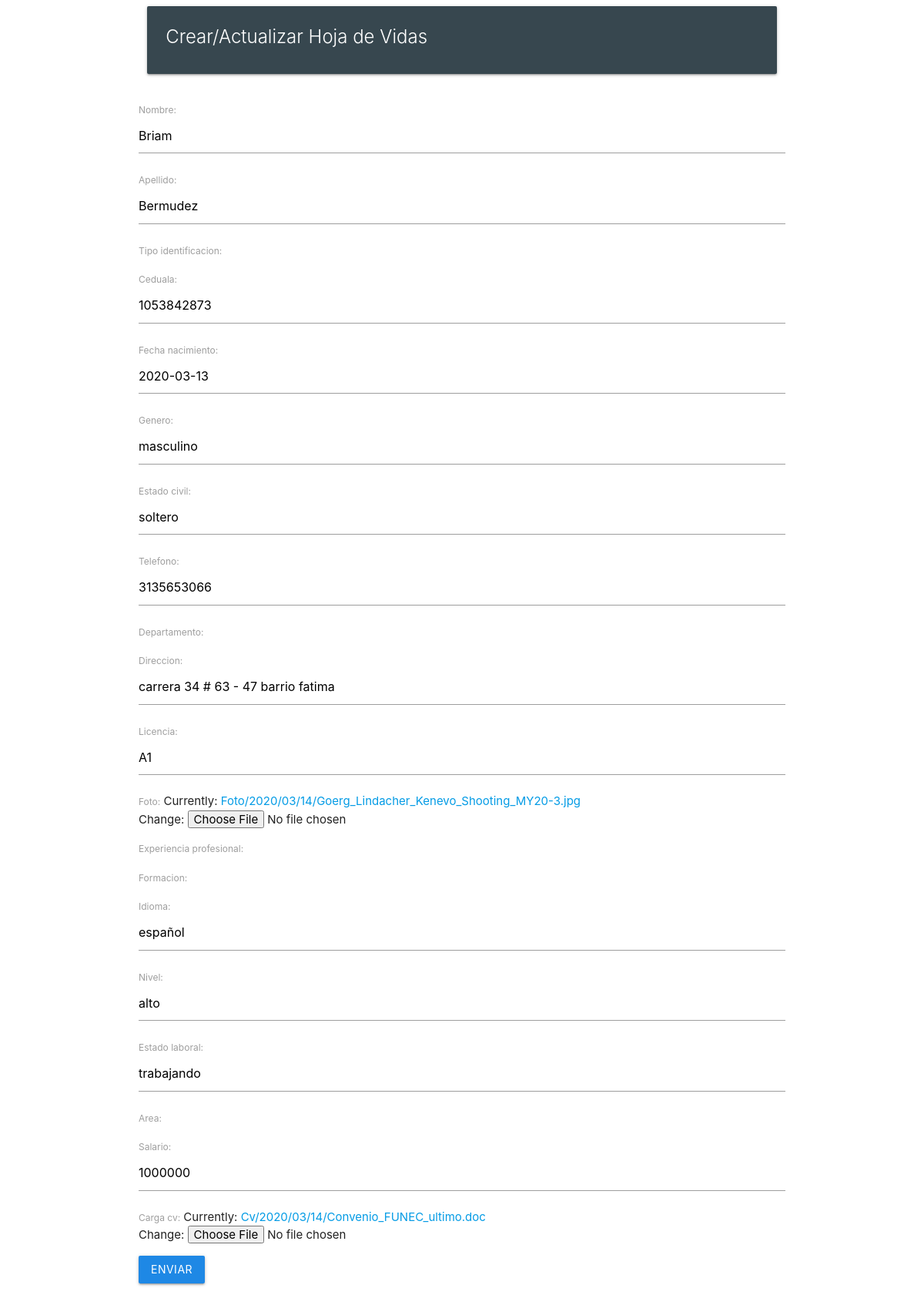
The page /1 on the database its author committed.
### carguecv/models.py (models this page shows)
class cv(models.Model):
    nombre = models.CharField(max_length=50)
    apellido = models.CharField(max_length=50)
    tipo_identificacion = models.ForeignKey(Tipo_Identificacion, null=False, on_delete=models.CASCADE)
    ceduala = models.CharField(max_length=30)
    fecha_nacimiento = models.DateField()
    genero = models.CharField(max_length=15)
    estado_civil = models.CharField(max_length=15)
    telefono = models.CharField(max_length=15)
    Departamento = models.ForeignKey(Departamento, null=False, on_delete=models.CASCADE)
    direccion = models.CharField(max_length=50)
    licencia = models.CharField(max_length=5)
    foto = models.FileField(null=False, upload_to="Foto/%Y/%m/%d")
    experiencia_profesional = models.ForeignKey(Exp_Profesional, null=False, on_delete=models.CASCADE)
    formacion = models.ForeignKey(Formacion, null=False, on_delete=models.CASCADE)
    idioma = models.CharField(max_length=20)
    nivel = models.CharField(max_length=15)
    estado_laboral = models.CharField(max_length=20)
    area = models.ForeignKey(Area, null=False, on_delete=models.CASCADE)
    salario = models.IntegerField()
    carga_cv = models.FileField(null=False, upload_to="Cv/%Y/%m/%d")

### carguecv/views.py (the view, shortened to what this page needs)
# urls.py: path('<int:pk>', views.BadgetUpdate.as_view(), name='editar'),
class BadgetUpdate(UpdateView):
    model = cv
    fields =['nombre', 'apellido', 'tipo_identificacion', 'ceduala', 'fecha_nacimiento',
    'genero', 'estado_civil', 'telefono', 'Departamento', 'direccion', 'licencia', 'foto',
    'experiencia_profesional', 'formacion', 'idioma', 'nivel', 'estado_laboral', 'area', 'salario', 'carga_cv']

### carguecv/models.py (called while the page is built)
    def __str__(self):
        return self.departamento

    def __str__(self):
        return self.Empresa

    def __str__(self):
        return self.Centro_educativo

    def __str__(self):
        return self.Areas

    def __str__(self):
        return self.Tipo_identificacion

### templates/carguecv/cv_form.html (shortened to what this page needs)
<!DOCTYPE html>
<html lang="en">
<head>
    <link rel="stylesheet"href="https://cdnjs.cloudflare.com/ajax/libs/materialize/1.0.0/css/materialize.min.css">
</head>
<body>
    <div class="container">
        <div class="row">
            <div class="col s12 m12">
                <div class="card blue-grey darken-3">
                    <div class="card-content white-text">
                        <span class="card-title">Crear/Actualizar Hoja de Vidas</span>
                    </div>
                </div>
            </div>
        </div>
      <form method="POST">{% csrf_token %}
            {{ form.as_p }}
            <div class="input-field col s12">
                <input type="submit" value="Enviar" class="blue darken-1 btn">
            </div>
        </form>
    </div>
</body>
</html>

### rows shown on the page
cv: nombre "Briam", apellido "Bermudez", ceduala "1053842873", fecha_nacimiento "2020-03-13", genero "masculino", estado_civil "soltero", telefono "3135653066", direccion "carrera 34 # 63 - 47 barrio fatima", licencia "A1", idioma "español", nivel "alto", estado_laboral "trabajando", salario "1000000"
